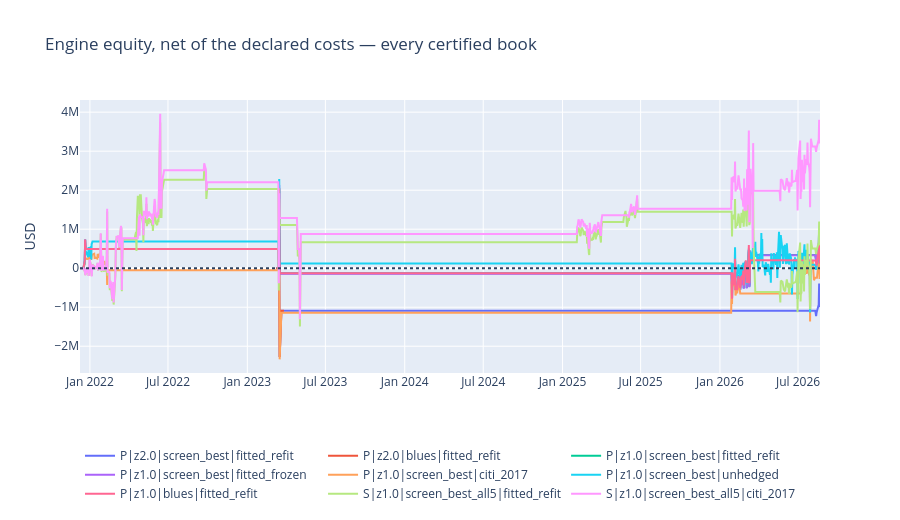

The notebook cell this image was saved under:
### Code cell
_f = go.Figure()
for _c in EQ.columns:
    _f.add_trace(go.Scatter(x=pd.to_datetime(EQ.index), y=EQ[_c], name=_c,
                            mode="lines"))
_f.add_hline(y=0.0, line_dash="dot")
_f.update_layout(title="Engine equity, net of the declared costs — every "
                       "certified book",
                 yaxis_title="USD", height=520,
                 legend=dict(orientation="h", y=-0.25))
_f.show()

### Figure 1 — Plotly figure (JSON) as saved in the notebook; plotly's stock layout.template omitted (floating-point values rounded to 4 significant figures; data arrays with more than 128 entries replaced by an {"elided": "..."} marker saying what was removed)
{"data": [{"mode": "lines", "name": "P|z2.0|screen_best|fitted_refit", "type": "scatter", "x": {"elided": "1175 str values"}, "y": {"elided": "1175 float values"}}, {"mode": "lines", "name": "P|z2.0|blues|fitted_refit", "type": "scatter", "x": {"elided": "1175 str values"}, "y": {"elided": "1175 float values"}}, {"mode": "lines", "name": "P|z1.0|screen_best|fitted_refit", "type": "scatter", "x": {"elided": "1175 str values"}, "y": {"elided": "1175 float values"}}, {"mode": "lines", "name": "P|z1.0|screen_best|fitted_frozen", "type": "scatter", "x": {"elided": "1175 str values"}, "y": {"elided": "1175 float values"}}, {"mode": "lines", "name": "P|z1.0|screen_best|citi_2017", "type": "scatter", "x": {"elided": "1175 str values"}, "y": {"elided": "1175 float values"}}, {"mode": "lines", "name": "P|z1.0|screen_best|unhedged", "type": "scatter", "x": {"elided": "1175 str values"}, "y": {"elided": "1175 float values"}}, {"mode": "lines", "name": "P|z1.0|blues|fitted_refit", "type": "scatter", "x": {"elided": "1175 str values"}, "y": {"elided": "1175 float values"}}, {"mode": "lines", "name": "S|z1.0|screen_best_all5|fitted_refit", "type": "scatter", "x": {"elided": "1175 str values"}, "y": {"elided": "1175 float values"}}, {"mode": "lines", "name": "S|z1.0|screen_best_all5|citi_2017", "type": "scatter", "x": {"elided": "1175 str values"}, "y": {"elided": "1175 float values"}}], "layout": {"height": 520, "legend": {"orientation": "h", "y": -0.25}, "shapes": [{"line": {"dash": "dot"}, "type": "line", "x0": 0, "x1": 1, "xref": "x domain", "y0": 0.0, "y1": 0.0, "yref": "y"}], "title": {"text": "Engine equity, net of the declared costs — every certified book"}, "yaxis": {"title": {"text": "USD"}}}}
